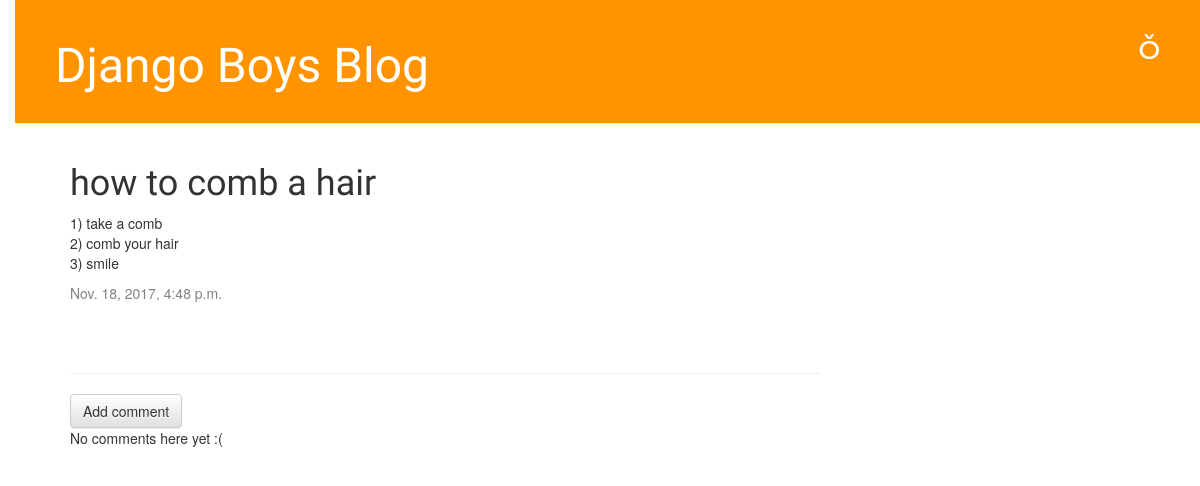
/post/1/, run on an earlier commit of the app's database.
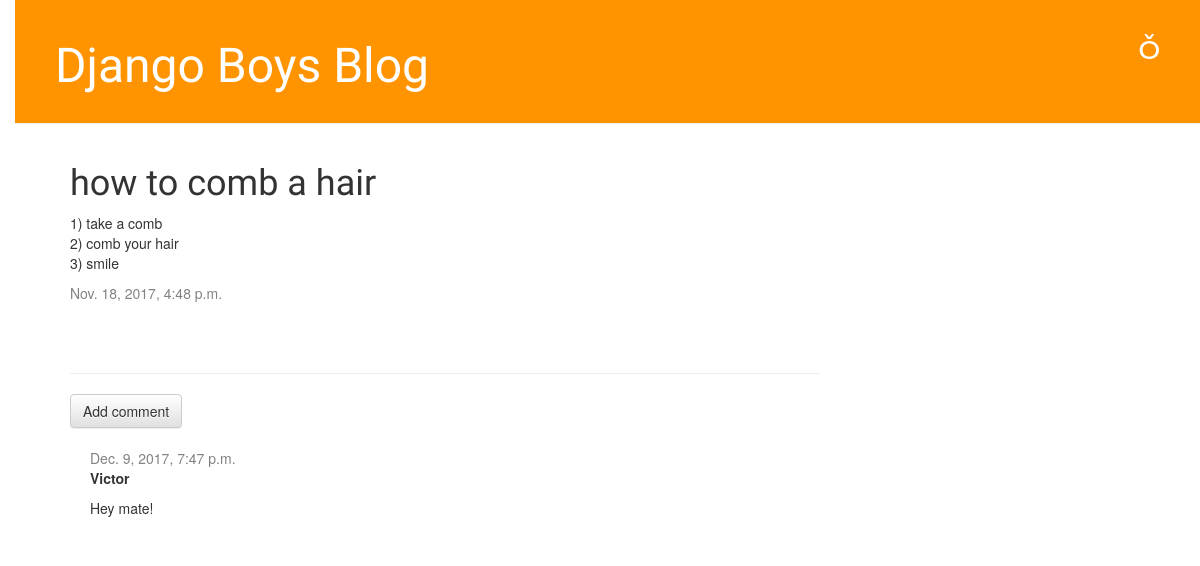
And on a later commit of the database.
### blog/models.py (models this page shows, shortened)
class Comment(models.Model):
    post=models.ForeignKey('blog.Post', related_name='comments')
    author = models.CharField(max_length=200)
    text = models.TextField()
    created_date = models.DateTimeField(default=timezone.now)
    approved_comment = models.BooleanField(default=False)

### blog/views.py (the view)
# urls.py: url(r'^post/(?P<pk>\d+)/$', views.post_detail, name='post_detail'),
def post_detail(request, pk):
    post=get_object_or_404(Post,pk=pk)
    return render(request, 'blog/post_detail.html', {'post':post})

### blog/templates/blog/post_detail.html (shortened to what this page needs)
{% extends 'blog/base.html' %}
{% block content %}
  <div class="post">
    <h1>{{ post.title }}</h1>
    <p>{{ post.text|linebreaksbr }}</p>
    {% if post.published_date %}
      <div class="date">
        {{post.published_date}}
      </div>
    {% else %}
      <a class="btn btn-default" href="{% url 'post_publish' pk=post.pk %}">Publish</a>
    {% endif %}
  </div>
  <hr>
  <a class="btn btn-default" href="{% url 'add_comment_to_post' pk=post.pk %}">Add comment</a>
  {% for comment in post.comments.all %}
    {% if user.is_authenticated or comment.approved_comment %}
    <div class="comment">
      <div class="date">
        {{ comment.created_date }}
      </div>
      <strong>{{ comment.author }}</strong>
      <p>{{ comment.text|linebreaks }}</p>
    </div>
    {% endif %}
  {% empty %}
    <p>No comments here yet :(</p>
  {% endfor %}
{% endblock %}

What changed in the data, as far as the page shows it:
added Comment: created_date "Dec. 9, 2017, 7:47 p.m.", author "Victor", text "Hey mate!"
Also different on the page:
text no longer shown: "No comments here yet :("
